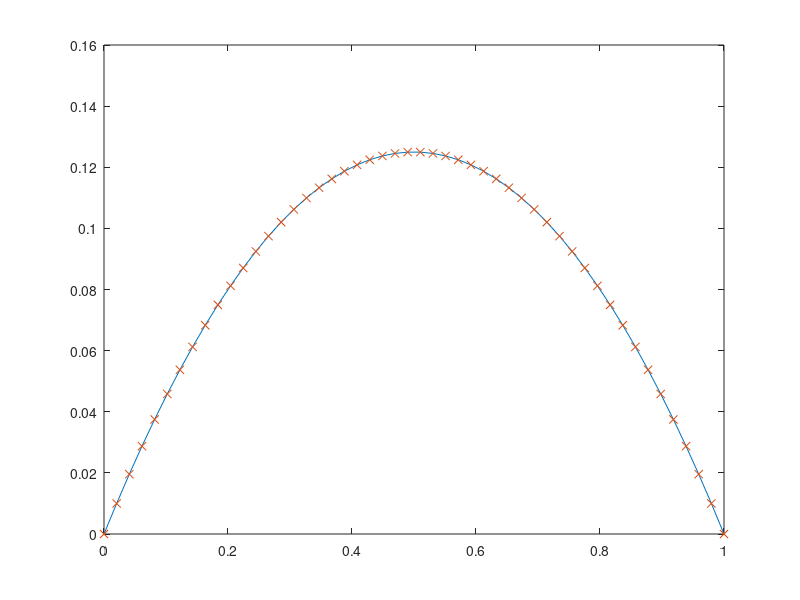

This figure's MATLAB source:
a = 0; 
b = 1;
L = b-a;
nnodes = 50;
nels   = nnodes - 1;
h      = L / nels;
nodes  = [a:h:b];
elements = [1:nnodes-1; 2:nnodes];

%% Initialize the coefficients matrix
A = zeros (nnodes);

%% loop over the intervals to assemble the coefficient matrix:
for iel=1:nels

  %% build local matrix
  mloc = zeros (2);
  
  %% loop over the rows of the local matrix
  for inode =1:2
    
    %% compute gradient of the inode-th test function
    igrad = (-1)^inode / h;

    %% loop over the columns of the local matrix
    for jnode =1:2
      
      %% compute gradient of the jnode-th shape function
      jgrad = (-1)^jnode/h;
      
      %% integrate igrad*jgrad over the element iel and store at mloc (inode, jnode)            
      mloc(inode,jnode) = igrad * jgrad * h;
      
    end 
  end 
  
  %% Assembly:
  for inode =1:2
    for jnode =1:2
      A(elements(inode,iel), elements(jnode,iel)) = ...
      A(elements(inode,iel), elements(jnode,iel)) + ...
      mloc(inode,jnode);
    end
  end
end


%% Initialize the rhs vector
f = zeros (nnodes, 1);

%% loop over the elements to assemble the rhs
for iel = 1:nels

  %% build local vector
  vloc = zeros (2, 1);

  %% loop over the rows of local vector
  for inode =1:2
    
    %% compute the integral of the forcing term
    %% times the inode-th test function integrated
    %% on the interval iel 
    vloc(inode) = h / 2;
    
  end 

  %% Assembly:
  for inode = 1:2
    f(elements(inode, iel)) += ...
    vloc(inode);
  end
end
%% Impose boundary conditions via Iron's trick
f(1)   = 0;
f(end) = 0;

A(1, 1) = 1;
A(1, 2:end) = 0;

A(end, end) = 1;
A(end, 1:end-1) = 0;

%% Solve linear system
uh = A \ f;

%% plot solution
plot (nodes, uh, nodes, nodes .* (1 - nodes) / 2, 'x')
